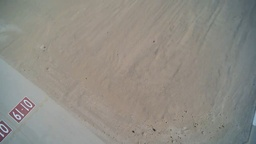
#> input picture Identifying and locating flags from aerial photography/src/data/back_grounds/p1.jpg, 256 x 144 px, shrunk from 1280 x 720 before the run, given in place of Argentina.jpg, which was not available
$ jupyter execute --allow-errors creating_images.ipynb   (text cells are left out)
#> lines starting #> are read from the running program, lines starting #| are printed output that depends on the picture; after the words box and inside, x2 and y2 are one past the last pixel; in counts of white or black regions, pixels touching at a corner belong together; pictures that were not available may be replaced by others from this repository, and a replacement may not be noted
[cell 1]
import cv2
import matplotlib.pyplot as plt

# Load the image
image_path = r"C:\Users\saher\Desktop\workshop\real_project\flags_insertion\Argentina.jpg"
image = cv2.imread(image_path)
#> image is the input picture: shape (144, 256, 3); mean B, G, R 133, 140.3, 143.4

# Define the pixelation scale (adjusted to a smaller value)
scale = 35  # Smaller scale results in better pixelation

# Get the dimensions of the image
height, width = image.shape[:2]
#> height = 144; width = 256

# Resize the image to a smaller size
small_image = cv2.resize(image, (width // scale, height // scale), interpolation=cv2.INTER_LINEAR)

# Resize the small image back to the original size
pixelated_image = cv2.resize(small_image, (width, height), interpolation=cv2.INTER_NEAREST)
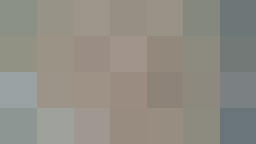
#> pixelated_image: shape (144, 256, 3); mean of channels 0, 1, 2 132.8, 141.2, 144.5; drawn as B, G, R

final_image = cv2.resize(image, (30, 30), interpolation=cv2.INTER_LINEAR)

# Convert the image from BGR to RGB for displaying with matplotlib
final_image_rgb = cv2.cvtColor(final_image, cv2.COLOR_BGR2RGB)

print(final_image_rgb.shape)
#| (30, 30, 3)

[cell 2]
# Convert the pixelated image to RGB for displaying with matplotlib
pixelated_image_rgb = cv2.cvtColor(pixelated_image, cv2.COLOR_BGR2RGB)

# Display the pixelated image
plt.figure(figsize = (1,1))
plt.imshow(pixelated_image_rgb)
plt.axis('off')  # Hide axes for better visualization
plt.title("Pixelated Image")
plt.show()

[cell 3]
import numpy as np

# Reduce brightness by scaling pixel values
brightness_factor = 0.3  # Reduce brightness to 50%
darker_image = np.clip(final_image * brightness_factor, 0, 255).astype(np.uint8)
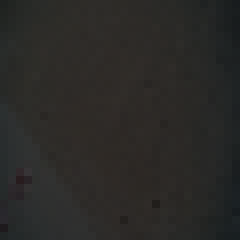
#> darker_image: shape (30, 30, 3) (shown 8 times larger); mean B, G, R 39.4, 41.6, 42.5

# Convert the darker image to RGB for displaying with matplotlib
darker_image_rgb = cv2.cvtColor(darker_image, cv2.COLOR_BGR2RGB)

# Display the darker image
cv2.imshow("Background Image", darker_image_rgb)
cv2.waitKey(0)
cv2.destroyAllWindows()


plt.imshow(darker_image_rgb)
plt.axis('off')  # Hide axes for better visualization
plt.title("Darker Image")
plt.show()

#> (a cell that did not finish here is left out)

#> (a cell that did not finish here is left out)

[cell 6]
back_ground_path = r"C:\Users\saher\Desktop\workshop\real_project\back_ground\p1.jpg"
back_ground = cv2.imread(back_ground_path)
back_ground[ 100 : (100 + final_image_rgb.shape[1]) ,  100 : (100 + final_image_rgb.shape[0])] = final_image_rgb
#> back_ground: shape (144, 256, 3); 2.44% of pixels changed, all inside (x1, y1, x2, y2) = (100, 100, 130, 130)

# Define the region of interest (ROI) on the background
roi = back_ground[100:(100 + final_image_rgb.shape[0]), 100:(100 + final_image_rgb.shape[1])]

# Define the alpha blending factor (transparency)
alpha = 0.7  # 70% of the final image, 30% of the background

# Blend the images
blended = cv2.addWeighted(final_image_rgb, alpha, roi, 1 - alpha, 0)

# Place the blended image back into the background
back_ground[100:(100 + final_image_rgb.shape[0]), 100:(100 + final_image_rgb.shape[1])] = blended

# Display the result
plt.imshow(back_ground)
plt.axis('off')  # Hide axes for better visualization
plt.title("Darker Image")
plt.show()

[cell 7]
import os

folder_path = r"C:\Users\saher\Desktop\workshop\real_project\flags_insertion"

files = [os.path.join(folder_path , f) for f in os.listdir(folder_path) if os.path.isfile(os.path.join(folder_path , f))]

len(files)

[cell 8]
files[0].split('\\')[-1].split('.')[0]

[cell 9]
import cv2
import os
import random
import numpy as np

random.seed(42)

folder_path = r"C:\Users\saher\Desktop\workshop\real_project\flags_insertion"
flags = [os.path.join(folder_path , f) for f in os.listdir(folder_path) if os.path.isfile(os.path.join(folder_path , f))]
Num_flags = len(flags)

hieght_scaling_values = [10 , 15 , 20 ,25 ,30 ,35]
brightness_factors = [1 , 0.8  , 0.6 , 0.5 , 0.4 , 0.3]
final_shape = [ 25 , 30 , 35 , 40 , 45]
back_grounds_path = [r"C:\Users\saher\Desktop\workshop\real_project\back_ground\p1.jpg" , r"C:\Users\saher\Desktop\workshop\real_project\back_ground\p2.jpg" ,r"C:\Users\saher\Desktop\workshop\real_project\back_ground\p6.jpg"]

back_ground = cv2.imread(back_grounds_path[1])
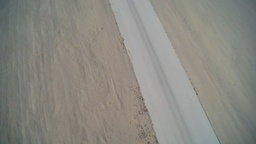
#> input picture Identifying and locating flags from aerial photography/src/data/back_grounds/p2.jpg, 256 x 144 px, shrunk from 1280 x 720 before the run, found by its file name
#> back_ground is the input picture: shape (144, 256, 3); mean B, G, R 130, 137, 138.6
height, width = back_ground.shape[:2]


edited_flags = r"C:\Users\saher\Desktop\workshop\real_project\inserted_flags_in_background"
if not os.path.exists(edited_flags):
    os.makedirs(edited_flags)


for i in range( 0, height - 40 , 120):
    for j in range(0 , width-40 , 200):
        for k in range(3):
            for file in range(Num_flags):
                # read image and scaling
                image = cv2.imread(flags[file])
                flage_h, flage_w = image.shape[:2]
#> flage_h = 144; flage_w = 256
                scale = random.choice(hieght_scaling_values)
                small_image = cv2.resize(image, (flage_w // scale, flage_h // scale), interpolation=cv2.INTER_LINEAR)
                pixelated_image = cv2.resize(small_image, (flage_w, flage_h), interpolation=cv2.INTER_NEAREST)
                final_w = random.choice(final_shape)
                final_h = random.choice(final_shape)
                final_image = cv2.resize(image, (final_w, final_h), interpolation=cv2.INTER_LINEAR)
#> final_image: shape (25, 25, 3)

                # brightness
                brightness_factor = random.choice(brightness_factors)
                darker_image = np.clip(final_image * brightness_factor, 0, 255).astype(np.uint8)
#> darker_image: shape (25, 25, 3)

                #insert flage into back ground and blending
                back_ground = cv2.imread(random.choice(back_grounds_path)).copy()
                roi = back_ground[i:(i + final_h), j:(j + final_w)]
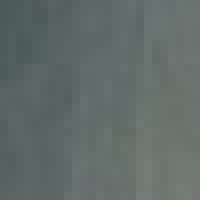
#> roi: shape (25, 25, 3) (shown 8 times larger); mean B, G, R 105.3, 107.7, 97.1
                alpha = 0.7
                blended = cv2.addWeighted(darker_image, alpha, roi, 1 - alpha, 0)
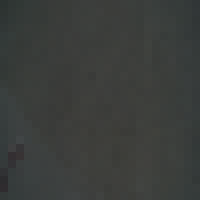
#> blended: shape (25, 25, 3) (shown 8 times larger); mean B, G, R 59.1, 61.4, 58.8
                back_ground[i:(i + final_h), j:(j + final_w)] = blended
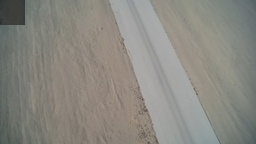
#> back_ground: shape (144, 256, 3); 1.7% of pixels changed, all inside (x1, y1, x2, y2) = (0, 0, 25, 25)

                # Save the edited image
                filename = flags[file].split('\\')[-1].split('.')[0]
                output_path = os.path.join(edited_flags, f"{filename}_{i}_{j}_{k}_{file}.jpg")
                cv2.imwrite(output_path, back_ground)
                print(f"Saved: [{i*j*k*file}] {output_path}")
#| Saved: [0] C:\Users\saher\Desktop\workshop\real_project\inserted_flags_in_background/flags_insertion/p1_0_0_0_0.jpg

[cell 10]
import cv2
import os
import random
import numpy as np

# Folder paths
folder_path = r"C:\Users\saher\Desktop\workshop\real_project\flags_insertion"
back_grounds_path = [
    r"C:\Users\saher\Desktop\workshop\real_project\back_ground\p1.jpg",
    r"C:\Users\saher\Desktop\workshop\real_project\back_ground\p2.jpg",
    r"C:\Users\saher\Desktop\workshop\real_project\back_ground\p6.jpg"
]
edited_flags = r"C:\Users\saher\Desktop\workshop\real_project\inserted_flags_in_background"

# Ensure the output folder exists
if not os.path.exists(edited_flags):
    os.makedirs(edited_flags)

# Get the list of flag images
flags = [os.path.join(folder_path, f) for f in os.listdir(folder_path) if os.path.isfile(os.path.join(folder_path, f))]
Num_flags = len(flags)
#> Num_flags = 1

# Scaling and brightness factors
hieght_scaling_values = [15, 20, 25, 30, 35]
brightness_factors = [1, 0.9, 0.8, 0.7, 0.6, 0.5]

# Process each background
for bg_path in back_grounds_path:
    back_ground = cv2.imread(bg_path)
    if back_ground is None:
        print(f"Error: Could not load background image {bg_path}")
        continue

    height, width = back_ground.shape[:2]  # Get dimensions of the background

    for i in range(0, height - 40, 80):
        for j in range(0, width - 40, 130):
            for k in range(3):
                for f in range(Num_flags):
                    # Read and resize the flag image
                    image = cv2.imread(flags[f])
                    if image is None:
                        print(f"Error: Could not load flag image {flags[f]}")
                        continue

                    scale = random.choice(hieght_scaling_values)
                    small_image = cv2.resize(image, (image.shape[1] // scale, image.shape[0] // scale), interpolation=cv2.INTER_LINEAR)
                    final_image = cv2.resize(small_image, (35, 35), interpolation=cv2.INTER_LINEAR)
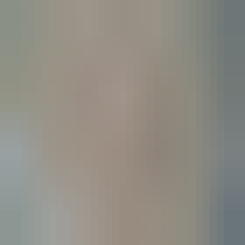
#> final_image: shape (35, 35, 3) (shown 7 times larger); mean of channels 0, 1, 2 132.7, 141, 144.3; drawn as B, G, R

                    # Insert flag into the background
                    roi = back_ground[i:(i + final_image.shape[0]), j:(j + final_image.shape[1])]
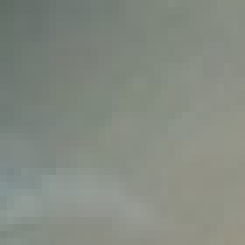
#> roi: shape (35, 35, 3) (shown 7 times larger); mean B, G, R 129.7, 138.9, 132.7
                    if roi.shape[:2] != final_image.shape[:2]:
                        print(f"Skipping position ({i}, {j}) due to size mismatch.")
                        continue

                    alpha = 0.7  # Blending factor
                    blended = cv2.addWeighted(final_image, alpha, roi, 1 - alpha, 0)
#> blended: shape (35, 35, 3)
                    back_ground[i:(i + final_image.shape[0]), j:(j + final_image.shape[1])] = blended
#> back_ground: shape (144, 256, 3); 3.32% of pixels changed, all inside (x1, y1, x2, y2) = (0, 0, 35, 35)

                    # Adjust brightness
                    brightness_factor = random.choice(brightness_factors)
                    darker_image = np.clip(back_ground * brightness_factor, 0, 255).astype(np.uint8)
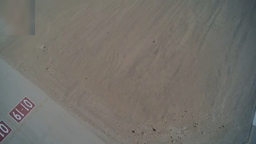
#> darker_image: shape (144, 256, 3); mean B, G, R 106, 111.9, 114.6

                    # Save the edited image
                    output_path = os.path.join(
                        edited_flags,
                        f"{os.path.basename(flags[f]).split('.')[0]}_{i}_{j}_{k}_{f}.jpg"
                    )
                    cv2.imwrite(output_path, darker_image)
                    print(f"Saved: {output_path}")
#| Saved: C:\Users\saher\Desktop\workshop\real_project\inserted_flags_in_background/p1_0_0_0_0.jpg
#> pass 3 of the loop `for bg_path in back_grounds_path:`:
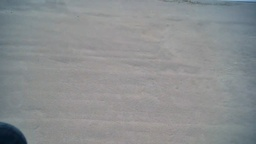
#> input picture Identifying and locating flags from aerial photography/src/data/back_grounds/p6.jpg, 256 x 144 px, shrunk from 1280 x 720 before the run, found by its file name
#> back_ground is the input picture: shape (144, 256, 3); mean B, G, R 144.5, 143.1, 140
#> `back_ground[i:(i + final_image.shape[0]), j:(j + final_image.shape[1])..`:
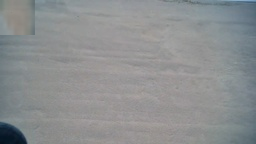
#> back_ground: shape (144, 256, 3); 3.32% of pixels changed, all inside (x1, y1, x2, y2) = (0, 0, 35, 35)
#> `darker_image = np.clip(back_ground * brightness_factor, 0, 255).astype..`:
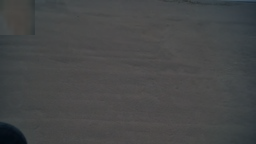
#> darker_image: shape (144, 256, 3); mean B, G, R 72, 71.4, 70.1
#| Saved: C:\Users\saher\Desktop\workshop\real_project\inserted_flags_in_background/p1_0_0_0_0.jpg

[cell 11]
cv2.imshow("22",back_ground[:100 , :100])
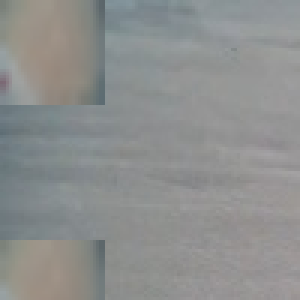
#> window '22': shape (100, 100, 3) (shown 3 times larger); mean B, G, R 142.8, 143.6, 141.8
cv2.waitKey(0)
cv2.destroyAllWindows()

[cell 12]
6 % 3

[cell 13]
import cv2
import numpy as np
import matplotlib.pyplot as plt

# Apply Gaussian Blur
blurred_image = cv2.GaussianBlur(final_image_rgb, (15, 15), 0)

# Apply Median Blur
median_blurred_image = cv2.medianBlur(final_image_rgb, 15)

# Apply Bilateral Filter
bilateral_filtered_image = cv2.bilateralFilter(final_image_rgb, 15, 75, 75)

# Display the results
plt.figure(figsize=(12, 8))

plt.subplot(1, 3, 1)
plt.imshow(blurred_image)
plt.axis('off')
plt.title("Gaussian Blur")

plt.subplot(1, 3, 2)
plt.imshow(median_blurred_image)
plt.axis('off')
plt.title("Median Blur")

plt.subplot(1, 3, 3)
plt.imshow(bilateral_filtered_image)
plt.axis('off')
plt.title("Bilateral Filter")

plt.show()
